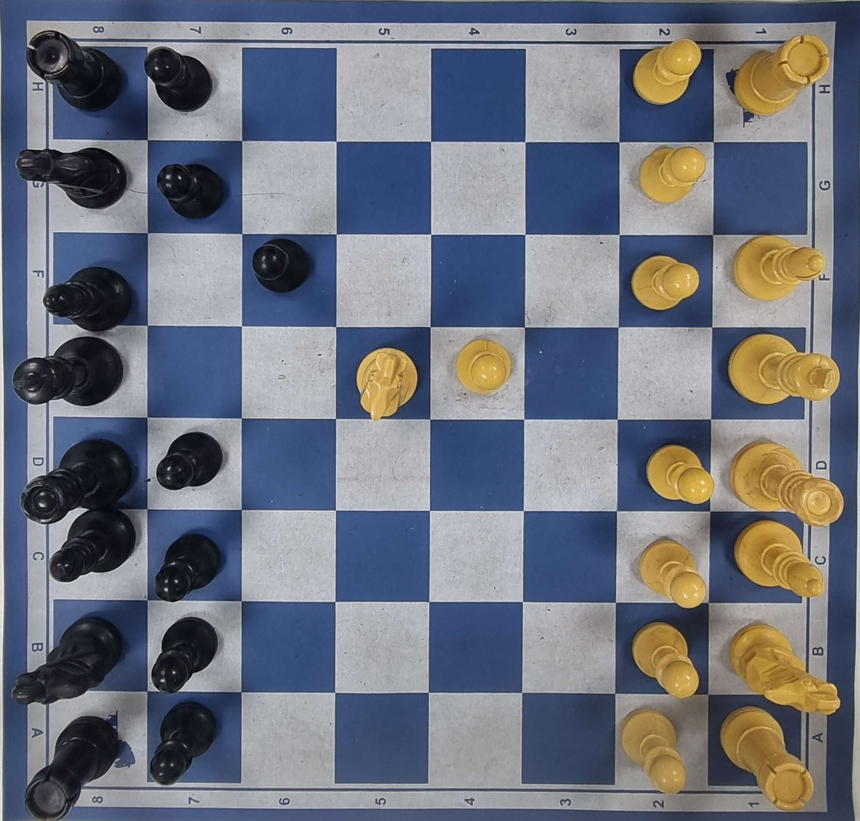
#> input picture assets/111.png, 860 x 821 px, shrunk from 2200 x 2100 before the run, given in place of 111.jpg, which was not available
$ python tajribaa.py
#> lines starting #> are read from the running program, lines starting #| are printed output that depends on the picture; pictures that were not available may be replaced by others from this repository, and a replacement may not be noted
import cv2
import numpy as np

def remove_background(square, average_color):
    # Subtract the average color from each pixel
    result = cv2.subtract(square, average_color)

    # Clip negative values to zero
    result = np.maximum(result, 0)

    return result

img = cv2.imread("111.jpg")
#> img is the input picture: shape (821, 860, 3); mean B, G, R 125.7, 114.2, 109.9

chessboard_coordinates = [(chr(72 - i) + str(8 - j)) for i in range(8) for j in range(8)]

for x in range(0, img.shape[0] - 8, img.shape[0] // 8):
    for y in range(0, img.shape[1] - 8, img.shape[1] // 8):
        square = img[x:x + img.shape[0] // 8, y:y + img.shape[1] // 8, :]

        average_rgb = np.mean(square, axis=(0, 1))
        coordinate = chessboard_coordinates[(x // (img.shape[0] // 8)) * 8 + (y // (img.shape[1] // 8))]

        # Assuming 'square' is the image of the chessboard square and 'average_rgb' is its average RGB value
        # Remove background
        result = remove_background(square, average_rgb)

        # Display the original square and the result
        cv2.imshow(f'{coordinate} - Original Square', square)
        cv2.imshow(f'{coordinate} - Result', result)
#> this loop made 8 passes
#> pass 1, `cv2.imshow(f'{coordinate} - Original Square', square)`:
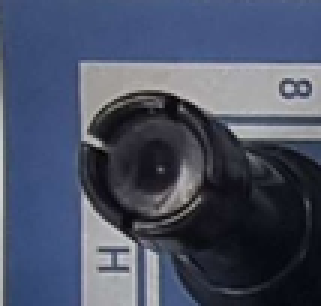
#> window 'H8 - Original Square': shape (102, 107, 3) (shown 3 times larger); mean B, G, R 101.3, 81.1, 73.4
#> pass 1, `cv2.imshow(f'{coordinate} - Result', result)`:
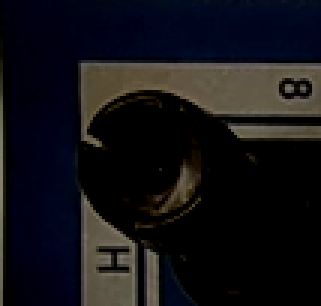
#> window 'H8 - Result': shape (102, 107, 3) (shown 3 times larger); mean B, G, R 22.5, 18.3, 18.9
#> pass 1, `cv2.imshow(f'{coordinate} - Original Square', square)`:
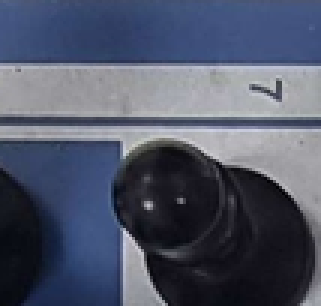
#> window 'H7 - Original Square': shape (102, 107, 3) (shown 3 times larger); mean B, G, R 104.1, 85.4, 79.1
#> pass 1, `cv2.imshow(f'{coordinate} - Result', result)`:
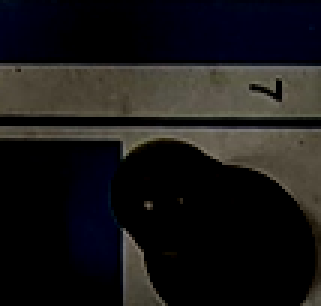
#> window 'H7 - Result': shape (102, 107, 3) (shown 3 times larger); mean B, G, R 23.8, 23.7, 25.1
#> after the loop:
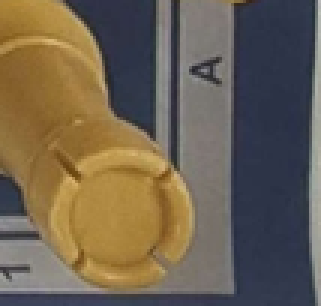
#> square: shape (102, 107, 3) (shown 3 times larger); mean B, G, R 80.9, 98, 109.9

cv2.waitKey(0)
cv2.destroyAllWindows()
